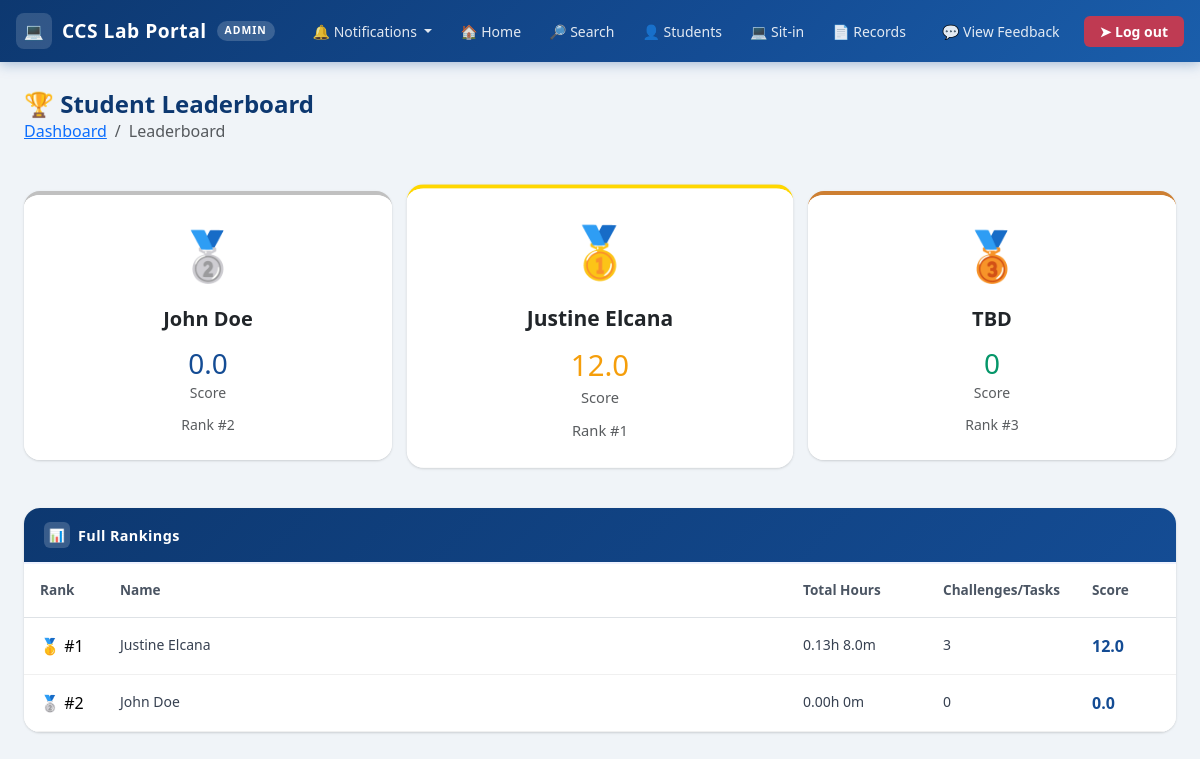
Screenshot of /leaderboard (signed in) with the database file from the repository.
### tables this page shows
CREATE TABLE students(
            id INTEGER PRIMARY KEY AUTOINCREMENT,
            id_number TEXT UNIQUE NOT NULL,
            first_name TEXT NOT NULL CHECK(length(first_name) <= 30),
            middle_name TEXT CHECK(length(middle_name) <= 30),
            last_name TEXT NOT NULL CHECK(length(last_name) <= 30),
            course_level INTEGER NOT NULL CHECK(course_level BETWEEN 1 AND 4),
            course TEXT NOT NULL,
            password TEXT NOT NULL,
            email TEXT UNIQUE NOT NULL,
            address TEXT NOT NULL,
            sessions_remaining INTEGER NOT NULL DEFAULT 30 CHECK(sessions_remaining BETWEEN 0 AND 30),
            total_session_used INTEGER NOT NULL DEFAULT 0 CHECK(total_session_used >= 0),
            profile_photo TEXT DEFAULT NULL,
            points INTEGER DEFAULT 0 CHECK(points >= 0)
            );

### app.py (the view)
@app.route("/leaderboard")
def leaderboard():
    if "user" not in session:
        return redirect(url_for("login"))
    students = execute("""
        SELECT
            st.id,
            st.id_number,
            st.first_name,
            st.last_name,
            st.points,
            COUNT(s.session_id) as total_sessions,
            SUM(CASE WHEN s.status = 'Complete' THEN 1 ELSE 0 END) as completed_tasks,
            SUM(CASE WHEN s.status = 'Incomplete' THEN 1 ELSE 0 END) as incomplete_tasks,
            SUM(s.hours_rendered) as total_hours
        FROM students st
        LEFT JOIN sessions_history s ON st.id = s.student_id AND s.is_deleted = 0
        GROUP BY st.id
        ORDER BY st.points DESC
    """, fetchall=True)
    for student in students:
        points_score = min((student["points"] / 100) * 100, 100)
        total_tasks = student["total_sessions"] or 0
        completed = student["completed_tasks"] or 0
        task_score = (completed / total_tasks) * 100 if total_tasks > 0 else 0
        hours_score = min((student["total_hours"] or 0) / 50 * 100, 100)
        student["final_score"] = (
            (points_score * 0.6) +
            (task_score * 0.2) +
            (hours_score * 0.2)
        )
        student["points_score"] = round(points_score, 2)
        student["task_score"] = round(task_score, 2)
        student["hours_score"] = round(hours_score, 2)
        student["total_hours"] = round(student["total_hours"] or 0, 2)
    students = sorted(students, key=lambda x: x["final_score"], reverse=True)
    for i, student in enumerate(students, start=1):
        student["rank"] = i
    return render_template("admin/admin_leaderboard.html", data=students)

### app.py (called while the page is built)
@app.context_processor
def inject_now():
    return {'now': datetime.now()}

### database.py (called while the page is built)
def get_db():
    if "db" not in g:
        g.db = sqlite3.connect(
            DATABASE,
            detect_types=sqlite3.PARSE_DECLTYPES,
            timeout=30
        )
        g.db.row_factory = sqlite3.Row
        g.db.execute("PRAGMA journal_mode = WAL")
        g.db.execute("PRAGMA foreign_keys = ON")
    return g.db

### db_helper.py (called while the page is built)
def execute(query, params=(), fetchone=False, fetchall=False, commit=False):
    db = get_db()
    if fetchone and fetchall:
        raise ValueError("Cannot Use Fetchone and Fetchall at the same time!")
    cursor = db.execute(query,params)
    try:
        result = None
        if fetchone:
            row = cursor.fetchone()
            result = dict(row) if row else None
        elif fetchall:
            rows = cursor.fetchall()
            result = [dict(r) for r in rows]
        if commit:
            db.commit()
            return cursor.rowcount
        return result
    except Exception:
        db.rollback()
        raise
    finally:
        cursor.close()

### templates/admin/admin_leaderboard.html (shortened to what this page needs)
{% extends "admin/admin_base.html" %}
{% block content %}
<div class="page-header d-flex align-items-center justify-content-between flex-wrap gap-2 mb-4">
  <div>
    <h4>🏆 Student Leaderboard</h4>
    <nav aria-label="breadcrumb">
      <ol class="breadcrumb mb-0">
        <li class="breadcrumb-item"><a href="{{ url_for('admin_dashboard') }}">Dashboard</a></li>
        <li class="breadcrumb-item active" aria-current="page">Leaderboard</li>
      </ol>
    </nav>
  </div>
</div>
<div class="row text-center mt-4 mb-5 g-4">
  <div class="col-md-4">
    <div class="dash-card card h-100" style="border-top: 4px solid #C0C0C0;">
      <div class="card-body p-4">
        <div class="mb-3">
          <span style="font-size: 3rem;">🥈</span>
        </div>
        <h5 class="card-title fw-semibold">
          {% if data|length >= 2 %}
            {{ data[1].first_name }} {{ data[1].last_name }}
          {% else %}
            TBD
          {% endif %}
        </h5>
        <div class="mt-3">
          <h3 class="text-primary mb-0" style="color:#144c94 !important;">
            {% if data|length >= 2 %}
              {{ data[1].final_score|round(0) }}
            {% else %}
              0
            {% endif %}
          </h3>
          <small class="text-muted">Score</small>
        </div>
        <div class="mt-2">
          <small class="text-muted">Rank #2</small>
        </div>
      </div>
    </div>
  </div>
  <div class="col-md-4">
    <div class="dash-card card h-100" style="border-top: 4px solid #FFD700; transform: scale(1.05); z-index: 1;">
      <div class="card-body p-4">
        <div class="mb-3">
          <span style="font-size: 3rem;">🥇</span>
        </div>
        <h5 class="card-title fw-semibold">
          {% if data|length >= 1 %}
            {{ data[0].first_name }} {{ data[0].last_name }}
          {% else %}
            TBD
          {% endif %}
        </h5>
        <div class="mt-3">
          <h3 class="text-warning mb-0" style="color:#f59e0b !important;">
            {% if data|length >= 1 %}
              {{ data[0].final_score|round(0) }}
            {% else %}
              0
            {% endif %}
          </h3>
          <small class="text-muted">Score</small>
        </div>
        <div class="mt-2">
          <small class="text-muted">Rank #1</small>
        </div>
      </div>
    </div>
  </div>
  <div class="col-md-4">
    <div class="dash-card card h-100" style="border-top: 4px solid #CD7F32;">
      <div class="card-body p-4">
        <div class="mb-3">
          <span style="font-size: 3rem;">🥉</span>
        </div>
        <h5 class="card-title fw-semibold">
          {% if data|length >= 3 %}
            {{ data[2].first_name }} {{ data[2].last_name }}
          {% else %}
            TBD
          {% endif %}
        </h5>
        <div class="mt-3">
          <h3 class="text-success mb-0" style="color:#059669 !important;">
            {% if data|length >= 3 %}
              {{ data[2].final_score|round(0) }}
            {% else %}
              0
            {% endif %}
          </h3>
          <small class="text-muted">Score</small>
        </div>
        <div class="mt-2">
          <small class="text-muted">Rank #3</small>
        </div>
      </div>
    </div>
  </div>
</div>
<div class="dash-card card">
  <div class="card-header-custom">
    <div class="header-icon">📊</div>
    Full Rankings
  </div>
  <div class="card-body p-0">
    <div style="overflow-x: auto;">
      <table class="table table-hover mb-0" style="border-radius: 12px; overflow: hidden;">
        <thead style="background:#f8faff;">
          <tr>
            <th style="padding: 1rem; font-size: 0.85rem; font-weight: 600; color: #4b5563; width: 80px;">Rank</th>
            <th style="padding: 1rem; font-size: 0.85rem; font-weight: 600; color: #4b5563;">Name</th>
            <th style="padding: 1rem; font-size: 0.85rem; font-weight: 600; color: #4b5563; width: 140px;">Total Hours</th>
            <th style="padding: 1rem; font-size: 0.85rem; font-weight: 600; color: #4b5563; width: 140px;">Challenges/Tasks</th>
            <th style="padding: 1rem; font-size: 0.85rem; font-weight: 600; color: #4b5563; width: 100px;">Score</th>
          </tr>
        </thead>
        <tbody>
          {% for r in data %}
          <tr style="border-bottom: 1px solid #f0f0f0;
                     {% if r.rank == 1 %}background:#fff8dc;
                     {% elif r.rank == 2 %}background:#f5f5f5;
                     {% elif r.rank == 3 %}background:#fbeee6;{% endif %}">
            <td style="padding: 1rem; font-weight: 500;">
              {% if r.rank == 1 %} 🥇 #1
              {% elif r.rank == 2 %} 🥈 #2
              {% elif r.rank == 3 %} 🥉 #3
              {% else %} #{{ r.rank }}{% endif %}
            </td>
            <td style="padding: 1rem; font-size: 0.875rem; color: #374151; text-align: left;">
              {{ r.first_name }} {{ r.last_name }}
            </td>
            <td style="padding: 1rem; font-size: 0.875rem; color: #374151;">
              {{ "%.2f"|format(r.total_hours) }}h {{ ((r.total_hours * 60) % 60)|round(0) }}m
            </td>
            <td style="padding: 1rem; font-size: 0.875rem; color: #374151;">
              {{ r.completed_tasks or 0 }}
            </td>
            <td style="padding: 1rem;">
              <strong style="color:#144c94;">{{ r.final_score|round(0) }}</strong>
            </td>
           </tr>
          {% endfor %}
        </tbody>
      </table>
    </div>
  </div>
</div>
{% endblock %}

### static/css/style.css (style rules this page uses)
body { background-color: #f0f4ff; font-family: 'Inter', sans-serif; min-height: 100vh; }

### templates/admin/admin_base.html (style rules this page uses)
:root { --uc-blue: #144c94; --uc-blue-dark: #0d3870; --uc-blue-light: #1a5eab; }
body { background-color: #f0f4f8; font-family: 'Segoe UI', system-ui, -apple-system, sans-serif; min-height: 100vh; }
.page-header { margin-bottom: 1.5rem; }
.page-header h4 { color: var(--uc-blue-dark); font-weight: 700; margin: 0; }
.dash-card { border: none; border-radius: 14px; box-shadow: 0 2px 12px rgba(0,0,0,0.07); overflow: hidden; height: 100%; }
.dash-card .card-header-custom { background: linear-gradient(135deg, var(--uc-blue-dark), var(--uc-blue)); color: #fff; padding: 14px 20px; font-weight: 700; font-size: 0.9rem; letter-spacing: 0.4px; display: flex; align-items: center; gap: 8px; }
.dash-card .card-header-custom .header-icon { width: 26px; height: 26px; background: rgba(255,255,255,0.18); border-radius: 6px; display: flex; align-items: center; justify-content: center; font-size: 0.8rem; }
.dash-card .card-body { padding: 1.25rem 1.5rem; background: #fff; }

### templates/admin/admin_leaderboard.html (style rules this page uses)
.dash-card { border: none; border-radius: 16px; box-shadow: 0 1px 3px 0 rgba(0, 0, 0, 0.1), 0 1px 2px 0 rgba(0, 0, 0, 0.06); background: #fff; transition: transform 0.3s ease; }
.card-header-custom { background: #fff; border-bottom: 2px solid #eef2ff; padding: 1rem 1.25rem; display: flex; align-items: center; gap: 0.5rem; font-weight: 600; color: #1f2937; font-size: 1rem; }
.header-icon { background: #eef3fc; width: 32px; height: 32px; display: flex; align-items: center; justify-content: center; border-radius: 10px; font-size: 1rem; }

### rows the page displays
students: first_name "John", last_name "Doe", shows "🥈 #2", total_hours "0.00", total_hours "0", completed_tasks "0", final_score "0.0"
students: first_name "Justine", last_name "Elcana", shows "🥇 #1", total_hours "0.13", total_hours "8.0", id "3", final_score "12.0"

### other values shown
{{ data[1].final_score|round(0) }} "0.0"
{{ data[0].final_score|round(0) }} "12.0"
